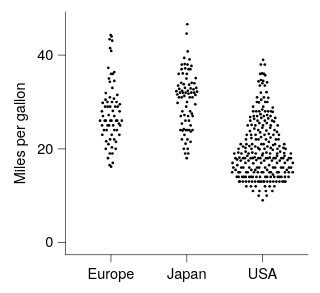

Specify this chart in Vega-Lite:
### Vega-Lite specification from a JSON file in a GitHub repository (floating-point values rounded to 4 significant figures; data arrays with more than 128 entries replaced by an {"elided": "..."} marker saying what was removed)
{"background": null, "config": {"arc": {"fill": "#DBDBDB", "fillOpacity": 1.0, "innerRadius": 25.0, "padAngle": 0.03, "stroke": "black", "strokeOpacity": 1, "strokeWidth": 0.25}, "area": {"fill": "#DBDBDB", "fillOpacity": 1.0, "stroke": "black", "strokeOpacity": 1, "strokeWidth": 0.25}, "axis": {"domain": true, "domainCap": "round", "domainColor": "black", "domainWidth": 0.25, "grid": false, "gridCap": "round", "gridColor": "#F1F1F1", "gridDash": [0, 0], "gridOpacity": 1.0, "gridWidth": 0.25, "labelColor": "black", "labelFont": "Helvetica Neue, HelveticaNeue, Helvetica, Arial, sans-serif", "labelFontSize": 6, "labelFontStyle": "normal", "labelFontWeight": 400, "offset": 0, "ticks": true, "tickCap": "round", "tickColor": "black", "tickRound": false, "tickSize": 3.0, "tickWidth": 0.25, "titleColor": "black", "titleFont": "Helvetica Neue, HelveticaNeue, Helvetica, Arial, sans-serif", "titleFontSize": 6, "titleFontStyle": "normal", "titleFontWeight": 400}, "axisX": {"domain": true, "labelAlign": "center", "labelAngle": 0, "labels": true, "ticks": true, "translate": 0}, "axisY": {"domain": true, "labelAlign": "right", "labelAngle": 0, "labels": true, "ticks": true, "translate": 0}, "axisRight": {"domain": true, "labelAlign": "left", "labelAngle": 0, "labels": true, "ticks": true, "translate": 0}, "axisTop": {"domain": true, "labelAlign": "center", "labelAngle": 0, "labels": true, "ticks": true, "translate": 0}, "axisBand": {"tickOffset": 0}, "bar": {"fill": "#DBDBDB", "fillOpacity": 1.0, "stroke": "black", "strokeOpacity": 1, "strokeWidth": 0.25}, "boxplot": {"size": 9.0, "ticks": {"cornerRadius": 0.25, "fill": "black", "opacity": 1, "size": 4.5, "thickness": 0.25}, "box": {"fillOpacity": 1.0, "stroke": "black", "strokeOpacity": 1, "strokeWidth": 0.25}, "median": {"cornerRadius": 0, "fill": "black", "fillOpacity": 1.0, "opacity": 1, "size": 9.0, "thickness": 0.25}, "rule": {"fill": "black", "fillOpacity": 1.0, "size": 10.0, "stroke": "black", "strokeDash": [0, 0], "strokeOpacity": 1, "strokeWidth": 0.25}, "outliers": {"color": "black", "fill": "black", "fillOpacity": 1.0, "size": 0, "stroke": "black", "strokeOpacity": 1, "strokeWidth": 0.25}}, "circle": {"fill": "black", "fillOpacity": 1.0, "size": 1.25, "stroke": null, "strokeOpacity": 1, "strokeWidth": 0.25}, "errorband": {"band": {"fillOpacity": 0.6, "stroke": null, "strokeWidth": 0.25, "strokeOpacity": 1}, "borders": {"opacity": 0, "strokeOpacity": 1, "strokeWidth": 0.25}}, "errorbar": {"opacity": 1, "rule": {"strokeDash": [0, 0], "strokeWidth": 0.25}, "ticks": {"color": "black", "cornerRadius": 0.125, "opacity": 1, "size": 6.0, "thickness": 0.25}, "thickness": 0.25}, "font": "Helvetica Neue, HelveticaNeue, Helvetica, Arial, sans-serif", "geoshape": {"fill": "#DBDBDB", "fillOpacity": 1.0, "stroke": "black", "strokeOpacity": 1, "strokeWidth": 0.25}, "header": {"labelColor": "black", "labelFont": "Helvetica Neue, HelveticaNeue, Helvetica, Arial, sans-serif", "labelFontSize": 6, "labelFontStyle": "normal", "labelFontWeight": 400, "titleColor": "black", "titleFont": "Helvetica Neue, HelveticaNeue, Helvetica, Arial, sans-serif", "titleFontSize": 6, "titleFontStyle": "normal", "titleFontWeight": 400, "titlePadding": 0}, "legend": {"disable": false, "offset": 4.5, "titlePadding": 4, "labelOffset": 2, "gradientLabelOffset": 2, "columnPadding": 4, "rowPadding": 2, "gradientThickness": 5, "gradientOpacity": 1.0, "gradientStrokeColor": "black", "gradientStrokeWidth": 0.25, "labelColor": "black", "labelFont": "Helvetica Neue, HelveticaNeue, Helvetica, Arial, sans-serif", "labelFontSize": 6, "labelFontStyle": "normal", "labelFontWeight": 400, "strokeColor": "black", "strokeWidth": 0, "symbolSize": 36, "symbolStrokeColor": "black", "symbolStrokeWidth": 0.25, "titleColor": "black", "titleFont": "Helvetica Neue, HelveticaNeue, Helvetica, Arial, sans-serif", "titleFontSize": 6, "titleFontStyle": "normal", "titleFontWeight": 400}, "line": {"color": "black", "stroke": "black", "strokeCap": "butt", "strokeDash": [0, 0], "strokeOpacity": 1, "strokeWidth": 0.5}, "point": {"filled": true, "fill": "#DBDBDB", "fillOpacity": 1.0, "size": 5.0, "stroke": "black", "strokeOpacity": 1, "strokeWidth": 0.25}, "range": {"category": ["#9D9D9D", "#28287D", "#004225", "#47266F", "#00605D", "#DBDBDB", "#7983C1", "#6E927B", "#937FB4", "#699A97"], "diverging": {"scheme": ["#4F4265", "#6A5C82", "#85789D", "#A196B7", "#BDB5CE", "#D8D6DD", "#F6F6F6", "#CED8D7", "#9DBFBD", "#75A3A0", "#518683", "#326967", "#164D4B"]}, "heatmap": {"scheme": ["#440154", "#472270", "#433E82", "#38598C", "#2C728E", "#238A8D", "#24A086", "#39B578", "#5DC862", "#96D646", "#CAE02D", "#FDE724"]}, "ordinal": {"scheme": ["#F1F1F1", "#DBDBDB", "#C6C6C6", "#B2B2B2", "#9D9D9D", "#898989", "#767676", "#636363", "#515151", "#404040", "#2F2F2F", "#1F1F1F"]}, "ramp": {"scheme": ["#440154", "#472270", "#433E82", "#38598C", "#2C728E", "#238A8D", "#24A086", "#39B578", "#5DC862", "#96D646", "#CAE02D", "#FDE724"]}}, "rule": {"color": "black", "stroke": "black", "strokeCap": "round", "strokeDash": [2, 2], "strokeOpacity": 1, "strokeWidth": 0.25}, "scale": {"barBandPaddingInner": 0.1, "rectBandPaddingInner": 0, "tickBandPaddingInner": 0.1, "bandPaddingOuter": 0.1, "bandWithNestedOffsetPaddingInner": 0.2, "bandWithNestedOffsetPaddingOuter": 0.2, "offsetBandPaddingInner": 0, "offsetBandPaddingOuter": 0, "continuousPadding": 5.0, "round": false}, "rect": {"fill": "#DBDBDB", "fillOpacity": 1.0, "stroke": "black", "strokeOpacity": 1, "strokeWidth": 0.25}, "square": {"fill": "#DBDBDB", "fillOpacity": 1.0, "size": 10.0, "stroke": "black", "strokeOpacity": 1, "strokeWidth": 0.25}, "text": {"color": "black", "font": "Helvetica Neue, HelveticaNeue, Helvetica, Arial, sans-serif", "fontSize": 6, "fontStyle": "normal", "fontWeight": 400}, "tick": {"color": "black", "cornerRadius": 0.125, "opacity": 1.0, "size": 9.0, "thickness": 0.25}, "title": {"anchor": "middle", "frame": "group", "color": "black", "font": "Helvetica Neue, HelveticaNeue, Helvetica, Arial, sans-serif", "fontSize": 6, "fontStyle": "normal", "fontWeight": 400, "subtitleColor": "black", "subtitleFont": "Helvetica Neue, HelveticaNeue, Helvetica, Arial, sans-serif", "subtitleFontSize": 6, "subtitleFontStyle": "normal", "subtitleFontWeight": 400}, "trail": {"color": "black", "opacity": 1, "size": 0.5}, "view": {"continuousWidth": 100, "continuousHeight": 100, "discreteWidth": 100, "discreteHeight": 100, "fill": null, "stroke": null, "strokeWidth": 0.25}}, "data": {"name": "data-5a2445e0fe6138d615eb8a3f94fc6a64"}, "mark": {"type": "circle"}, "encoding": {"x": {"field": "Origin", "title": null, "type": "nominal"}, "xOffset": {"field": "quasirandom_x", "scale": {"domain": [-66.26, 66.26]}, "type": "quantitative"}, "y": {"field": "Miles_per_Gallon", "title": "Miles per gallon", "type": "quantitative", "scale": {"nice": false}}}, "$schema": "https://vega.github.io/schema/vega-lite/v6.4.1.json", "datasets": {"data-5a2445e0fe6138d615eb8a3f94fc6a64": {"elided": "398 records"}}}
